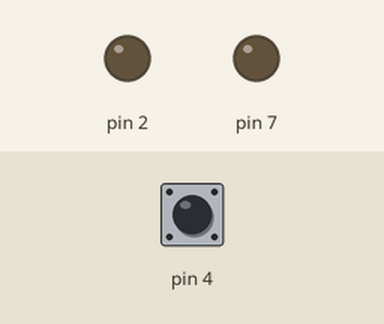
A sketch run on a simulated Arduino Uno, built with avr-gcc and run on an emulated ATmega328P. On the bench: output pins drawn as LEDs (lit = HIGH). The test bench sets the inputs (shaded band); at power-on: pin 4 HIGH.

Above: at 1.2 s.
1.3 s: pin 4 pulled LOW for 0.15 s
At 1.37 s:
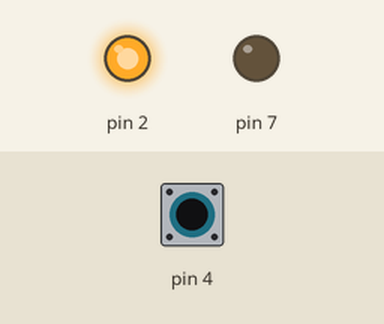
2.9 s: pin 4 pulled LOW for 3.2 s
At 6.6 s:
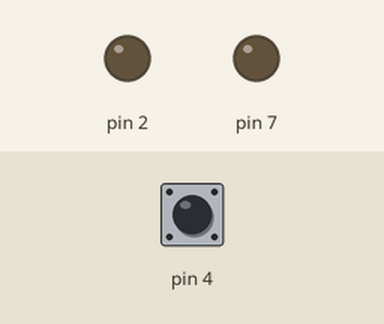
Timing chart, 0 to 8.1 s (numbered marks = the images above; inputs shaded):
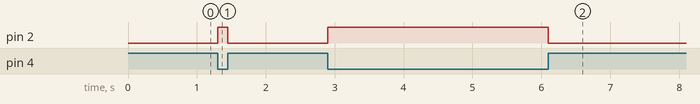

The sketch:

Oppg_2.4.ino
```cpp
// Oppg 2.4, jeg gjør utfordringen i samme greia.

/*
Sånn som jeg forstår det leser pullup når kretsen er sluttet og at port 4 har mulighet
til å sende strøm, og vi har mulighet til å lese av dette. Kult!

Dermed kan vi sette if-tester til at Arduinoen skal utføre oppgaver basert på
om knappen er trykket - altså at port 4 registrerer at kretsen er sluttet (LOW)
eller ikke (HIGH). Jeg hadde gjettet motsatt, men er sånn det registreres.

For utfordringsoppgaven bruker jeg port 7 som output til LED-pære nummer to.
Pære #2 er koblet identisk som pæra i hovedoppgaven, bare parallelt et par hakk under.
*/

void setup() {
  pinMode(4, INPUT_PULLUP);
  pinMode(2, OUTPUT);
  pinMode(7, OUTPUT);
}

/*
Vi leser av port 4 - Hvis den er HIGH, altså at knappen ikke er trykket,
skal port 2 ikke sende ut strøm, men for utfordringsoppgaven får vi port 7
til å sende ut strøm.

Hvis port 4 leser LOW, kretsen er sluttet fordi knappen er trykket, bytter vi om.
*/
void loop() {
  if (digitalRead(4) == HIGH) {
    digitalWrite(2, LOW);
    //digitalWrite(7, HIGH);
  }
  if (digitalRead(4) == LOW) {
    digitalWrite(2, HIGH);
    //digitalWrite(7, LOW);
  }
}
```

Measured:
- after the input at 1.3 s, pin 2: LOW → HIGH at once, → LOW 0.15 s later
- after the input at 2.9 s, pin 2: LOW → HIGH at once, → LOW 3.2 s later
